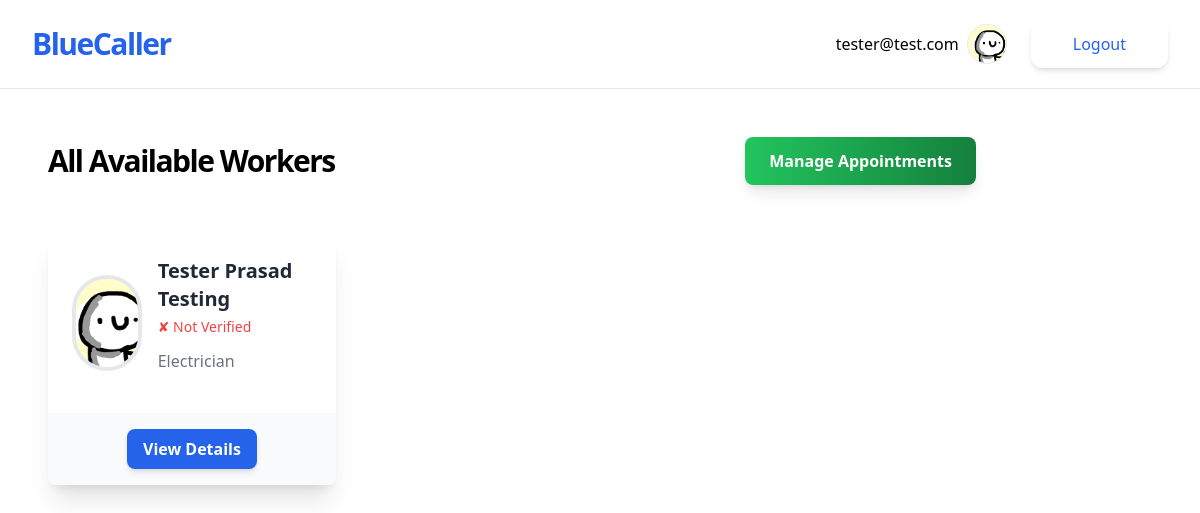
The app's page /get-started/ (signed in), older data.
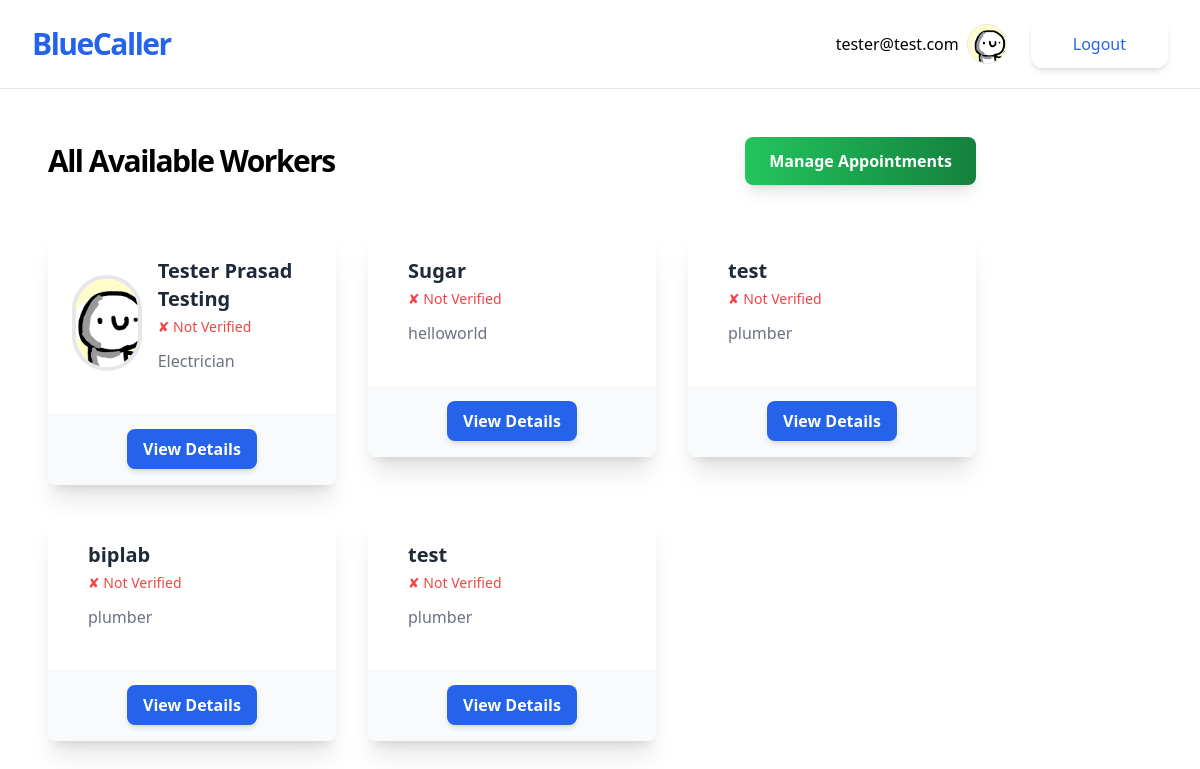
The same page, newer data.
### accounts/models.py (models this page shows, shortened)
class CustomUser(AbstractUser):
    pass

### jobs/models.py (models this page shows, shortened)
class Worker(models.Model):
    owner=models.OneToOneField(User,on_delete=models.CASCADE)
    name=models.CharField(max_length=50)
    phone_number=models.CharField(max_length=10, unique=True)
    tagline=models.CharField(max_length=100)
    bio=models.TextField(blank=True)
    profile_pic=models.ImageField(upload_to="profiles/", blank=True)
    verified = models.BooleanField(default=False)
    citizenship_image = models.ImageField(upload_to='citizenship/', blank=True, null=True)
    certificate_file = models.FileField(upload_to='certificates/', blank=True, null=True)
    latitude = models.CharField(max_length=20,null=True,blank=True)
    longitude = models.CharField(max_length=20,null=True,blank=True)
    appointed = models.BooleanField(default=False)
    appointment_date = models.DateTimeField(null=True, blank=True)

### jobs/views.py (the view)
# urls.py: path('get-started/', WorkerListView.as_view(), name='worker-list'),
class WorkerListView(ListView):
    model = Worker

### jobs/templatetags/distance.py (called while the page is built, shortened)
@register.simple_tag(takes_context=True)
def distance_if_customer(context, worker):
    user = context['user']
    return ""

### jobs/templates/jobs/worker_list.html (shortened to what this page needs)
{% extends 'jobs/_base.html' %}
{% load distance %}
{% block content %}
    <div class="flex items-center justify-between mb-12">
        <h1 class="text-3xl font-bold tracking-tighter text-black-600 transition duration-500 ease-in-out transform tracking-relaxed lg:pr-8">All Available Workers</h1>
        {% if user.is_authenticated %}
            <div class="flex space-x-6">
                {% if user.worker.profile_pic %}
                    <form action="{% url 'worker_appointments' %}" method="get">
                        <button type="submit" class="px-6 py-3 bg-gradient-to-r from-green-500 to-green-700 text-white font-semibold rounded-lg shadow-lg hover:shadow-2xl transform hover:scale-105 transition duration-300 ease-in-out">
                            Manage Appointments
                        </button>
                    </form>
                {% endif %}
            </div>
        {% endif %}
    </div>
    <div class="grid grid-cols-1 sm:grid-cols-2 md:grid-cols-3 gap-8">
        {% for worker in object_list %}
            <a href="{% url 'worker-detail' worker.pk %}">
                <div class="bg-white rounded-lg shadow-xl transform hover:scale-105 transition duration-300 ease-in-out">
                    <div class="p-6 flex items-center">
                        <div>
                            {% if worker.profile_pic %}
                                <img class="w-24 h-24 object-cover rounded-full border-4 border-white-500" src="{{ worker.profile_pic.url }}" alt="Profile pic">
                            {% endif %}
                        </div>
                        <div class="ml-4">
                            <p class="text-xl font-semibold text-gray-800">{{ worker.name }}</p>
                            <div class="flex items-center space-x-2 text-sm text-gray-600 mt-1">
                                {% if worker.verified %}
                                    <span class="text-green-500">&#10004; Verified</span>
                                {% else %}
                                    <span class="text-red-500">&#10008; Not Verified</span>
                                {% endif %}
                            </div>
                            <p class="text-gray-500 mt-3">{{ worker.tagline }}</p>
                            <p class="text-gray-600 pt-4">
                            </p>
                        </div>
                    </div>
                    <div class="px-6 py-4 bg-gray-50 rounded-b-lg text-center">
                        <button class="px-4 py-2 bg-blue-600 text-white font-bold rounded-lg shadow-md hover:bg-blue-700 transform hover:scale-105 transition duration-200 ease-in-out">
                            View Details
                        </button>
                    </div>
                </div>
            </a>
        {% endfor %}
    </div>
{% endblock content %}

### jobs/templates/jobs/_base.html (shortened to what this page needs)
<!DOCTYPE html>
<html lang="en">
<head>
    <script src="https://cdn.tailwindcss.com"></script>
</head>
<body>
    <div class=" w-full max-w-7xl mx-auto">
        <div class="flex flex-col max-w-screen-xl p-5 mx-auto md:items-center md:justify-between md:flex-row md:px-6 lg:px-8 border-b">
            <div class="flex flex-row items-center justify-between lg:justify-start">
                <a href="{% url 'worker-list' %}" class="text-3xl font-bold tracking-tighter text-blue-600 transition duration-500 ease-in-out transform tracking-relaxed lg:pr-8"> BlueCaller </a>
            </div>
            <nav class="flex-col items-center flex-grow hidden pb-4 md:pb-0 md:flex md:justify-end md:flex-row lg:pl-2">
                <div class="inline-flex items-center gap-2 list-none lg:ml-auto">
                    {% if user.is_authenticated %}
                    <p>{{user.email}}</p>
                    {% if user.worker.profile_pic %}
                    <img class="w-10 border rounded-full mr-4" src="{{ user.worker.profile_pic.url }}" alt="Profile pic">
                    {% endif %}
                    <form action="{% url 'account_logout' %}" method="POST">
                        <button type="submit" class="items-center block px-10 py-2.5 text-base font-medium text-center text-blue-600 transition duration-500 ease-in-out transform border-2 border-white shadow-md rounded-xl focus:outline-none focus:ring-2 focus:ring-offset-2 focus:ring-gray-500">Logout</button>
                    </form>
                    {% endif %}
                </div>
            </nav>
        </div>
        <div class="container p-12">
            {% block content %}
            {% endblock content %}
        </div>
    </div>
</body>
</html>

Row changes from the older to the newer data that the page shows:
added Worker: name "Sugar", verified "✘ Not Verified", tagline "helloworld"
added Worker: name "test", verified "✘ Not Verified", tagline "plumber"
added Worker: name "biplab", verified "✘ Not Verified", tagline "plumber"
added Worker: name "test", verified "✘ Not Verified", tagline "plumber"
